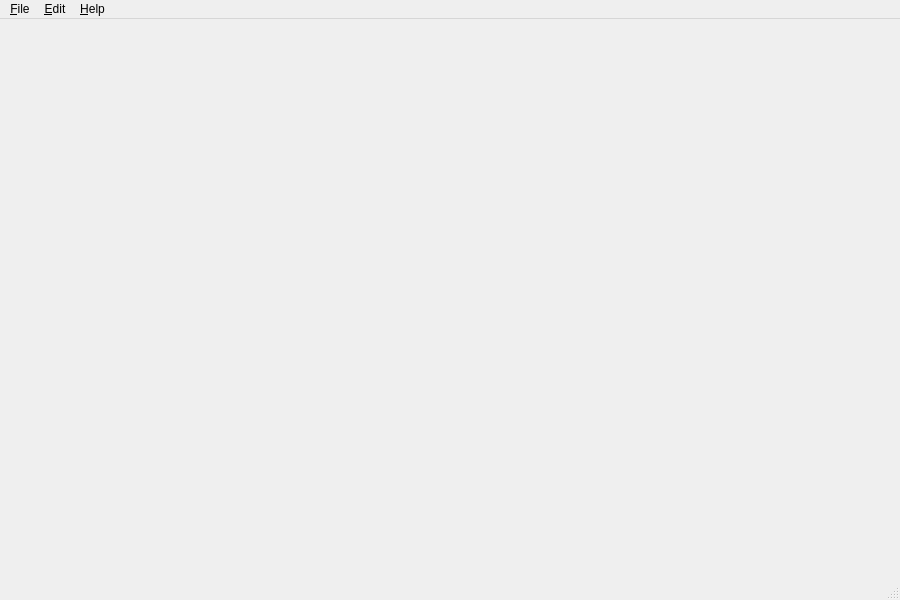
<?xml version="1.0" encoding="UTF-8"?>
<ui version="4.0">
 <class>SimpleTrainingLogMainWindow</class>
 <widget class="QMainWindow" name="SimpleTrainingLogMainWindow">
  <property name="geometry">
   <rect>
    <x>0</x>
    <y>0</y>
    <width>900</width>
    <height>600</height>
   </rect>
  </property>
  <property name="windowTitle">
   <string>SimpleTrainingLog</string>
  </property>
  <widget class="QWidget" name="centralwidget"/>
  <widget class="QMenuBar" name="menubar">
   <property name="geometry">
    <rect>
     <x>0</x>
     <y>0</y>
     <width>900</width>
     <height>22</height>
    </rect>
   </property>
   <widget class="QMenu" name="menu_File">
    <property name="title">
     <string>&amp;File</string>
    </property>
    <addaction name="action_New_Exercise"/>
    <addaction name="action_Save"/>
    <addaction name="separator"/>
    <addaction name="action_Export_Publishing"/>
    <addaction name="separator"/>
    <addaction name="actionExit"/>
   </widget>
   <widget class="QMenu" name="menu_Edit">
    <property name="title">
     <string>&amp;Edit</string>
    </property>
    <addaction name="actionShoes"/>
    <addaction name="actionSports"/>
    <addaction name="actionPlaces"/>
    <addaction name="actionWeathers"/>
    <addaction name="separator"/>
    <addaction name="actionSettings"/>
   </widget>
   <widget class="QMenu" name="menu_Help">
    <property name="title">
     <string>&amp;Help</string>
    </property>
    <addaction name="actionAbout"/>
    <addaction name="actionAbout_Qt"/>
   </widget>
   <addaction name="menu_File"/>
   <addaction name="menu_Edit"/>
   <addaction name="menu_Help"/>
  </widget>
  <widget class="QStatusBar" name="statusbar"/>
  <action name="actionAbout_Qt">
   <property name="text">
    <string>About &amp;Qt</string>
   </property>
   <property name="statusTip">
    <string>About Qt</string>
   </property>
  </action>
  <action name="actionAbout">
   <property name="icon">
    <iconset resource="SimpleTrainingLog.qrc">
     <normaloff>:/Images/about.png</normaloff>:/Images/about.png</iconset>
   </property>
   <property name="text">
    <string>&amp;About</string>
   </property>
   <property name="statusTip">
    <string>About SimpleTrainingLog</string>
   </property>
  </action>
  <action name="actionSettings">
   <property name="icon">
    <iconset resource="SimpleTrainingLog.qrc">
     <normaloff>:/Images/configure.png</normaloff>:/Images/configure.png</iconset>
   </property>
   <property name="text">
    <string>&amp;Settings</string>
   </property>
   <property name="statusTip">
    <string>Settings</string>
   </property>
  </action>
  <action name="actionWeathers">
   <property name="text">
    <string>&amp;Weathers</string>
   </property>
   <property name="statusTip">
    <string>Manage weathers</string>
   </property>
  </action>
  <action name="actionPlaces">
   <property name="text">
    <string>&amp;Places</string>
   </property>
   <property name="statusTip">
    <string>Manage places</string>
   </property>
  </action>
  <action name="actionSports">
   <property name="text">
    <string>Sp&amp;orts</string>
   </property>
   <property name="statusTip">
    <string>Manage sports</string>
   </property>
  </action>
  <action name="actionShoes">
   <property name="text">
    <string>S&amp;hoes</string>
   </property>
   <property name="statusTip">
    <string>Manage shoes</string>
   </property>
  </action>
  <action name="actionExit">
   <property name="icon">
    <iconset resource="SimpleTrainingLog.qrc">
     <normaloff>:/Images/exit.png</normaloff>:/Images/exit.png</iconset>
   </property>
   <property name="text">
    <string>E&amp;xit</string>
   </property>
   <property name="statusTip">
    <string>Exit the application</string>
   </property>
   <property name="shortcut">
    <string>Ctrl+Q</string>
   </property>
  </action>
  <action name="action_Export_Publishing">
   <property name="icon">
    <iconset resource="SimpleTrainingLog.qrc">
     <normaloff>:/Images/export.png</normaloff>:/Images/export.png</iconset>
   </property>
   <property name="text">
    <string>&amp;Export &amp;&amp; Publishing</string>
   </property>
   <property name="statusTip">
    <string>HTML export &amp; FTP upload</string>
   </property>
   <property name="shortcut">
    <string>Ctrl+E</string>
   </property>
  </action>
  <action name="action_Save">
   <property name="enabled">
    <bool>false</bool>
   </property>
   <property name="icon">
    <iconset resource="SimpleTrainingLog.qrc">
     <normaloff>:/Images/save.png</normaloff>:/Images/save.png</iconset>
   </property>
   <property name="text">
    <string>&amp;Save</string>
   </property>
   <property name="statusTip">
    <string>Save the changes to database</string>
   </property>
   <property name="shortcut">
    <string>Ctrl+S</string>
   </property>
  </action>
  <action name="action_New_Exercise">
   <property name="icon">
    <iconset resource="SimpleTrainingLog.qrc">
     <normaloff>:/Images/new.png</normaloff>:/Images/new.png</iconset>
   </property>
   <property name="text">
    <string>&amp;New Exercise</string>
   </property>
   <property name="statusTip">
    <string>Add a new exercise</string>
   </property>
   <property name="shortcut">
    <string>Ctrl+N</string>
   </property>
  </action>
 </widget>
 <resources>
  <include location="SimpleTrainingLog.qrc"/>
 </resources>
 <connections>
  <connection>
   <sender>action_New_Exercise</sender>
   <signal>triggered()</signal>
   <receiver>SimpleTrainingLogMainWindow</receiver>
   <slot>newExercise()</slot>
   <hints>
    <hint type="sourcelabel">
     <x>-1</x>
     <y>-1</y>
    </hint>
    <hint type="destinationlabel">
     <x>449</x>
     <y>299</y>
    </hint>
   </hints>
  </connection>
  <connection>
   <sender>actionAbout_Qt</sender>
   <signal>triggered()</signal>
   <receiver>SimpleTrainingLogMainWindow</receiver>
   <slot>aboutQt()</slot>
   <hints>
    <hint type="sourcelabel">
     <x>-1</x>
     <y>-1</y>
    </hint>
    <hint type="destinationlabel">
     <x>449</x>
     <y>299</y>
    </hint>
   </hints>
  </connection>
  <connection>
   <sender>actionAbout</sender>
   <signal>triggered()</signal>
   <receiver>SimpleTrainingLogMainWindow</receiver>
   <slot>about()</slot>
   <hints>
    <hint type="sourcelabel">
     <x>-1</x>
     <y>-1</y>
    </hint>
    <hint type="destinationlabel">
     <x>449</x>
     <y>299</y>
    </hint>
   </hints>
  </connection>
  <connection>
   <sender>actionExit</sender>
   <signal>triggered()</signal>
   <receiver>SimpleTrainingLogMainWindow</receiver>
   <slot>close()</slot>
   <hints>
    <hint type="sourcelabel">
     <x>-1</x>
     <y>-1</y>
    </hint>
    <hint type="destinationlabel">
     <x>449</x>
     <y>299</y>
    </hint>
   </hints>
  </connection>
  <connection>
   <sender>actionPlaces</sender>
   <signal>triggered()</signal>
   <receiver>SimpleTrainingLogMainWindow</receiver>
   <slot>managePlaces()</slot>
   <hints>
    <hint type="sourcelabel">
     <x>-1</x>
     <y>-1</y>
    </hint>
    <hint type="destinationlabel">
     <x>449</x>
     <y>299</y>
    </hint>
   </hints>
  </connection>
  <connection>
   <sender>actionShoes</sender>
   <signal>triggered()</signal>
   <receiver>SimpleTrainingLogMainWindow</receiver>
   <slot>manageShoes()</slot>
   <hints>
    <hint type="sourcelabel">
     <x>-1</x>
     <y>-1</y>
    </hint>
    <hint type="destinationlabel">
     <x>449</x>
     <y>299</y>
    </hint>
   </hints>
  </connection>
  <connection>
   <sender>actionSports</sender>
   <signal>triggered()</signal>
   <receiver>SimpleTrainingLogMainWindow</receiver>
   <slot>manageSports()</slot>
   <hints>
    <hint type="sourcelabel">
     <x>-1</x>
     <y>-1</y>
    </hint>
    <hint type="destinationlabel">
     <x>449</x>
     <y>299</y>
    </hint>
   </hints>
  </connection>
  <connection>
   <sender>actionWeathers</sender>
   <signal>triggered()</signal>
   <receiver>SimpleTrainingLogMainWindow</receiver>
   <slot>manageWeathers()</slot>
   <hints>
    <hint type="sourcelabel">
     <x>-1</x>
     <y>-1</y>
    </hint>
    <hint type="destinationlabel">
     <x>449</x>
     <y>299</y>
    </hint>
   </hints>
  </connection>
  <connection>
   <sender>actionSettings</sender>
   <signal>triggered()</signal>
   <receiver>SimpleTrainingLogMainWindow</receiver>
   <slot>settings()</slot>
   <hints>
    <hint type="sourcelabel">
     <x>-1</x>
     <y>-1</y>
    </hint>
    <hint type="destinationlabel">
     <x>449</x>
     <y>299</y>
    </hint>
   </hints>
  </connection>
  <connection>
   <sender>action_Export_Publishing</sender>
   <signal>triggered()</signal>
   <receiver>SimpleTrainingLogMainWindow</receiver>
   <slot>exportHtml()</slot>
   <hints>
    <hint type="sourcelabel">
     <x>-1</x>
     <y>-1</y>
    </hint>
    <hint type="destinationlabel">
     <x>449</x>
     <y>299</y>
    </hint>
   </hints>
  </connection>
  <connection>
   <sender>action_Save</sender>
   <signal>triggered()</signal>
   <receiver>SimpleTrainingLogMainWindow</receiver>
   <slot>save()</slot>
   <hints>
    <hint type="sourcelabel">
     <x>-1</x>
     <y>-1</y>
    </hint>
    <hint type="destinationlabel">
     <x>449</x>
     <y>299</y>
    </hint>
   </hints>
  </connection>
 </connections>
 <slots>
  <slot>newExercise()</slot>
  <slot>save()</slot>
  <slot>exportHtml()</slot>
  <slot>manageShoes()</slot>
  <slot>manageSports()</slot>
  <slot>managePlaces()</slot>
  <slot>manageWeathers()</slot>
  <slot>settings()</slot>
  <slot>about()</slot>
  <slot>aboutQt()</slot>
 </slots>
</ui>
